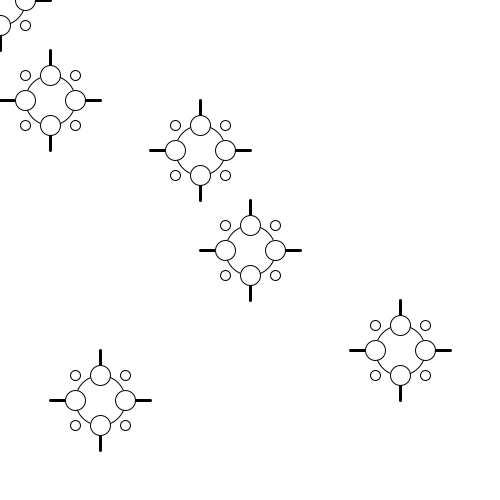
Frame 1 (no input)
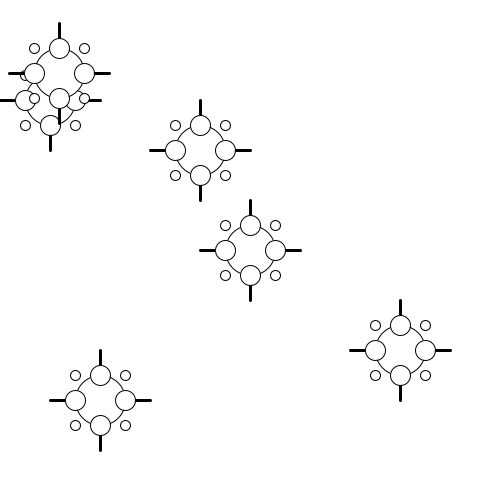
Frame 60 (the mouse pressed at the canvas centre just before this capture)
Frame 120 (the mouse held since frame 60 and released just before this capture): identical to frame 60, image omitted

The Processing sketch that drew these frames (run headless with seeded random() and noise(); from frame 60 on, the mouse is pressed at the canvas centre):

// Processing sketch: Notes_3_Variable_Scope
// ── Notes_3_Variable_Scope.pde
float x;
float y;

void setup() {
  size(500, 500);
  x = 0;
  y = 0;
}

void draw() {
  background(255);
  design(250, 250);
  design(100, 400);
  design(400, 350);
  design(50, 100);
  design(200, 150);
  design(x, y);
  
  x = x + 1;
  y = y + 1.25;
}

void design(float x, float y) {
  float s = 50;
  strokeWeight(3);
  line(x - 50, y + 0, x + 50, y + 0);
  line(x + 0, y - 50, x + 0, y + 50);
  
  strokeWeight(1);
  ellipse(x + 0, y + 0, s, s);
  ellipse(x - 25, y - 25, 10, 10);
  ellipse(x - 25, y + 0, 20, 20);
  ellipse(x - 25, y + 25, 10, 10);
  ellipse(x + 0, y + 25, 20, 20);
  ellipse(x + 25, y + 25, 10, 10);
  ellipse(x + 25, y + 0, 20, 20);
  ellipse(x + 25, y - 25, 10, 10);
  ellipse(x + 0, y - 25, 20, 20);
}

void mousePressed() {
  x = 0;
  y = 0;
}
